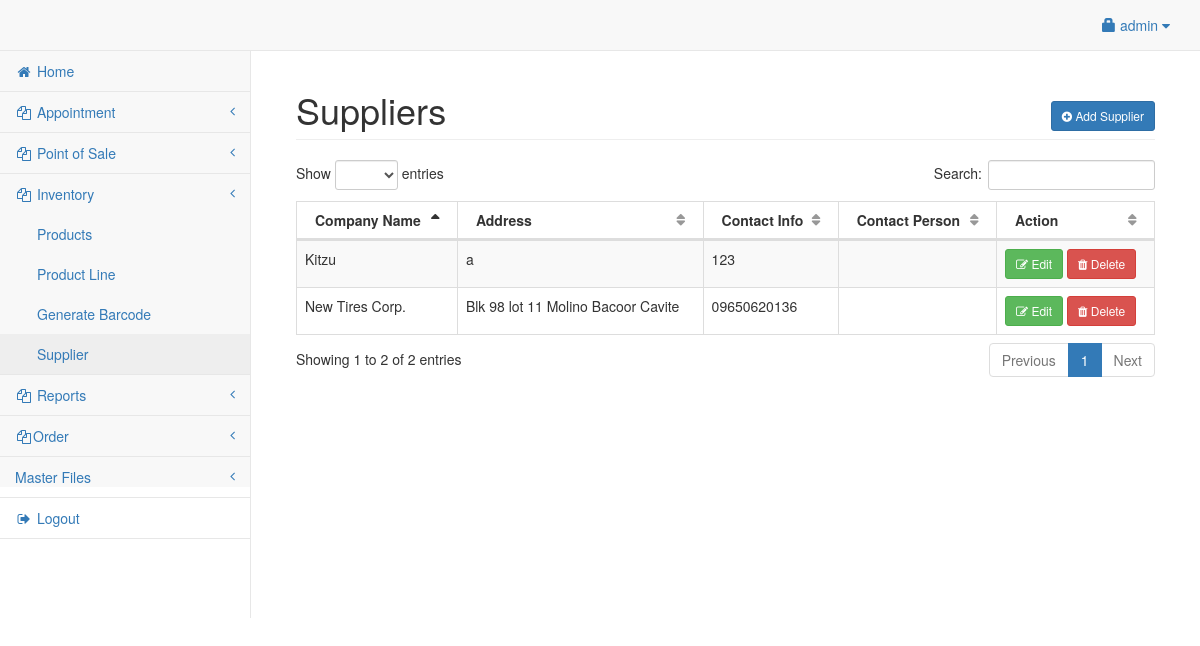
The page /admin/supplier.php (signed in) on the database as committed earlier.
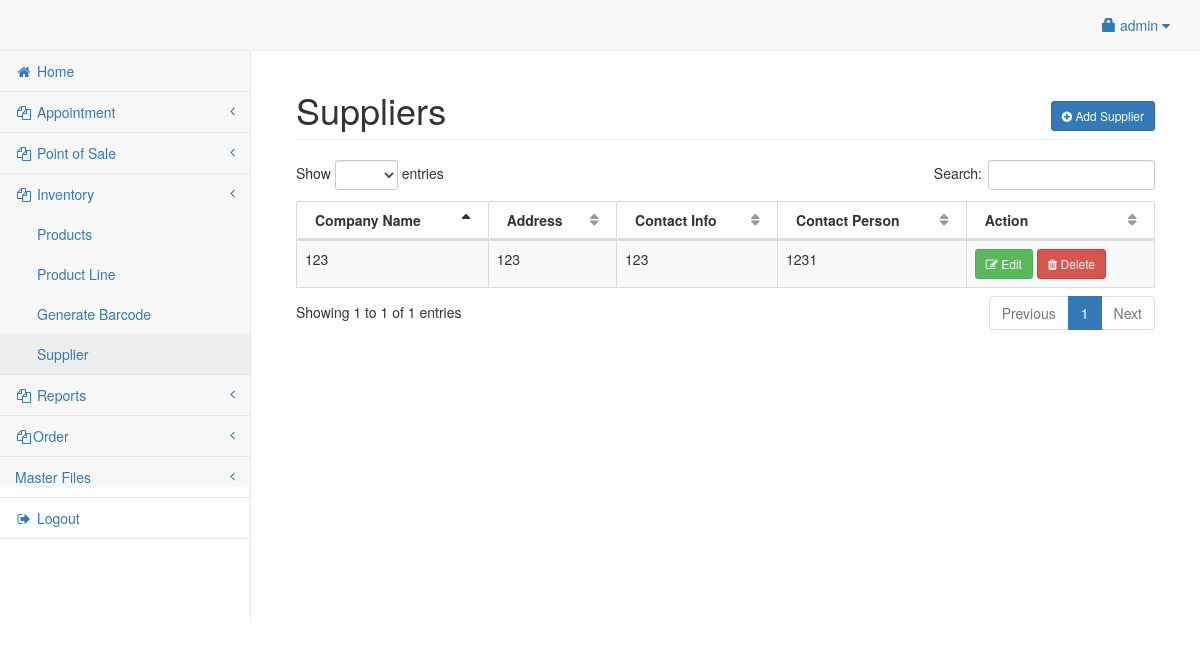
The same page on the database as committed later.
### tables this page shows
CREATE TABLE `supplier` (
  `userid` int(11) NOT NULL,
  `company_name` varchar(50) NOT NULL,
  `company_address` varchar(150) NOT NULL,
  `contact` varchar(50) NOT NULL,
  `person` varchar(250) NOT NULL
);

### admin/supplier.php (the view, shortened to what this page needs)
<?php include('header.php'); ?>
<body>
<div id="wrapper">
<?php include('navbar.php'); ?>
<div style="height:50px;"></div>
<div id="page-wrapper">
<div class="container-fluid">
	<div class="row">
        <div class="col-lg-12">
            <h1 class="page-header">Suppliers
				<span class="pull-right">
					<button class="btn btn-primary btn-sm" data-toggle="modal" data-target="#addsupplier"><i class="fa fa-plus-circle"></i> Add Supplier</button>
				</span>
			</h1>
        </div>
    </div>
    <div class="row">
        <div class="col-lg-12">
            <table width="100%" class="table table-striped table-bordered table-hover" id="supTable">
                <thead>
                    <tr>
                        <th>Company Name</th>
						<th>Address</th>
                        <th>Contact Info</th>
						<th>Contact Person</th>
						<th>Action</th>
                    </tr>
                </thead>
                <tbody>
				<?php
					$sq=mysqli_query($conn,"select * from supplier");
					while($sqrow=mysqli_fetch_array($sq)){
					?>
						<tr>
							<td><?php echo $sqrow['company_name']; ?></td>
							<td><?php echo $sqrow['company_address']; ?></td>
							<td><?php echo $sqrow['contact']; ?></td>
							<td><?php echo $sqrow['person']; ?></td>
							<td>
								<button class="btn btn-success btn-sm" data-toggle="modal" data-target="#edit_<?php echo $sqrow['userid']; ?>"><i class="fa fa-edit"></i> Edit</button>
								<button class="btn btn-danger btn-sm" data-toggle="modal" data-target="#del_<?php echo $sqrow['userid']; ?>"><i class="fa fa-trash"></i> Delete</button>
							</td>
						</tr>
					<?php
					}
				?>
                </tbody>
            </table>
        </div>
    </div>
</div>
</div>
</div>
</body>
</html>

Rows that differ between the two databases and show on the page:
removed supplier: company_name "New Tires Corp.", company_address "Blk 98 lot 11 Molino Bacoor Cavite", contact "09650620136"
removed supplier: company_name "Kitzu", company_address "a", contact "123"
added supplier: company_name "123", company_address "123", contact "123", person "1231"
Other text that changed with them:
text written by a page script: "Show entries Search: Showing 1 to 2 of 2 entries Previous 1 Next" → "Show entries Search: Showing 1 to 1 of 1 entries Previous 1 Next"
